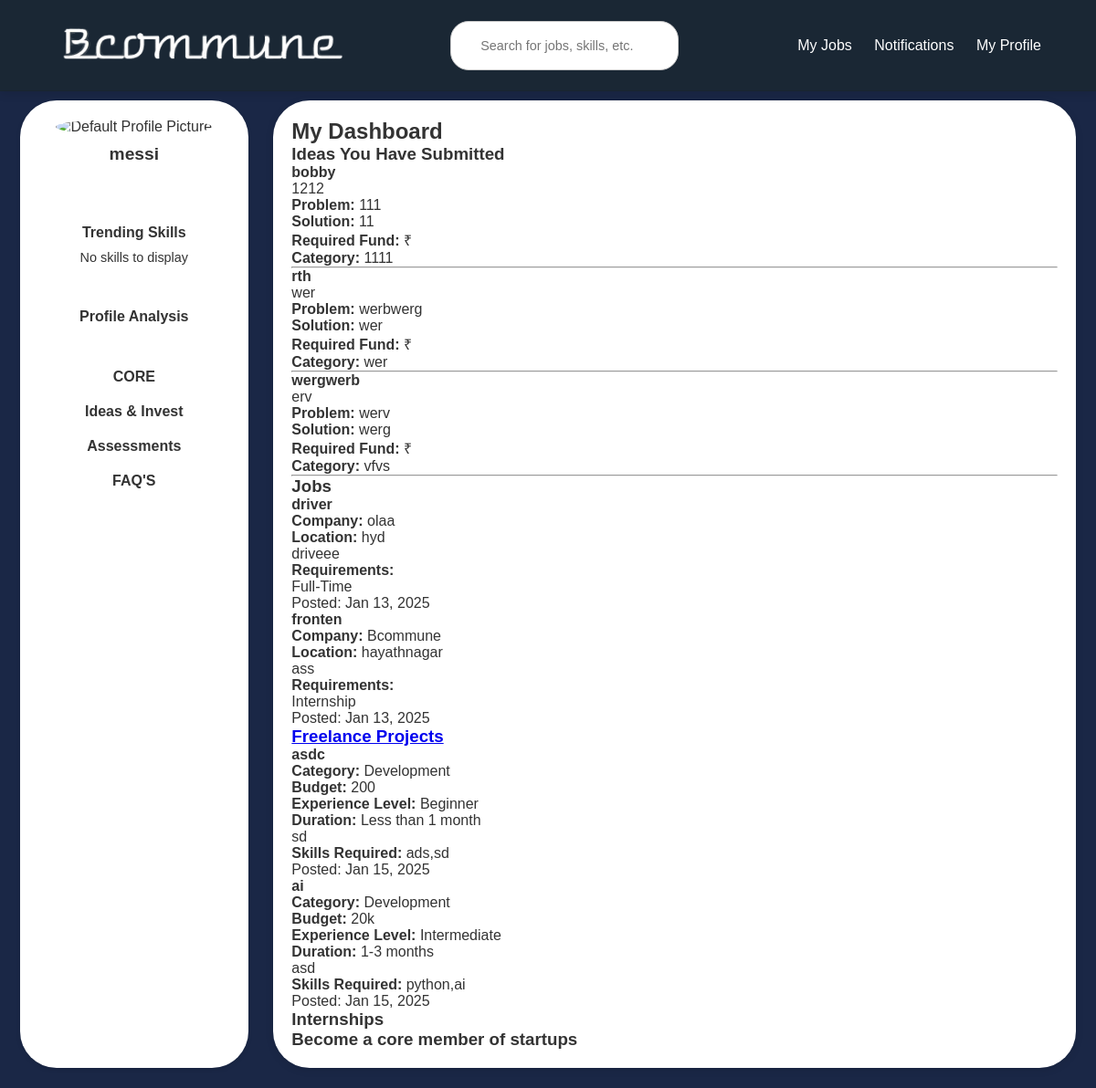
The page /individual/dashboard/ (signed in) on the database its author committed.
### users/models.py (models this page shows, shortened)
class CustomUser(AbstractUser):
    USER_TYPE_CHOICES = (
        ('individual', 'Individual'),
        ('company', 'Company'),
    )
    user_type = models.CharField(max_length=10, choices=USER_TYPE_CHOICES, default='company')
    company_name = models.CharField(max_length=255, null=True, blank=True)
    company_website = models.URLField(max_length=200, null=True, blank=True)
    industry = models.CharField(max_length=100, null=True, blank=True)
    company_size = models.CharField(max_length=20, null=True, blank=True)
    company_type = models.CharField(max_length=255, null=True, blank=True)
    designation = models.CharField(max_length=255, null=True, blank=True)
    phone_number = models.CharField(max_length=15, null=True, blank=True)
    bcommune_profile = models.URLField(null=True, blank=True)
    profile_picture = models.ImageField(upload_to='profile_pics/', blank=True, null=True)
    about_company = models.TextField(null=True, blank=True)  # About the Company
    founding_year = models.PositiveIntegerField(null=True, blank=True)  # Establishment Year
    headquarters = models.CharField(max_length=255, null=True, blank=True)  # Headquarters Location
    branches = models.TextField(null=True, blank=True)
    business_registration_number = models.CharField(max_length=100, null=True, blank=True)
    legal_structure = models.CharField(
        max_length=50,
        choices=[
            ('LLP', 'LLP'),
            ('Pvt Ltd', 'Private Limited'),
            ('Partnership', 'Partnership'),
            ('Sole Proprietorship', 'Sole Proprietorship'),
            ('Others', 'Others'),
        ],
        null=True,
        blank=True
    )
    core_services = models.TextField(null=True, blank=True)
    social_media_links = models.JSONField(default=dict, blank=True)  # Example: {"facebook": "", "linkedin": "", "twitter": ""}
    portfolio = models.TextField(null=True, blank=True)

class Idea(models.Model):
    title = models.CharField(max_length=200)
    patent_number = models.CharField(max_length=100, blank=True, null=True)
    brief_description = models.TextField()
    application_number = models.CharField(max_length=100, blank=True, null=True)
    problem_statement = models.TextField()
    solution = models.TextField()
    visibility = models.CharField(max_length=10, choices=[('public', 'Public'), ('private', 'Private')])
    details = models.TextField(blank=True, null=True)
    fund = models.DecimalField(max_digits=10, decimal_places=2, blank=True, null=True)
    category = models.CharField(max_length=100)
    photo = models.ImageField(upload_to='idea_photos/', blank=True, null=True)
    video = models.FileField(upload_to='idea_videos/', blank=True, null=True)
    team_info = models.TextField(blank=True, null=True)
    created_at = models.DateTimeField(auto_now_add=True)

class Job(models.Model):
    title = models.CharField(max_length=200)
    company = models.CharField(max_length=200)
    company_user = models.ForeignKey(get_user_model(), on_delete=models.CASCADE)
    location = models.CharField(max_length=200)
    description = models.TextField()
    requirements = models.CharField(max_length=200)  # or TextField()
    salary = models.CharField(max_length=200, default="Not Specified")
    posted_date = models.DateTimeField(default=timezone.now)

class FreelanceProject(models.Model):
    CATEGORY_CHOICES = [
        ('Development', 'Development'),
        ('Design', 'Design'),
        ('Marketing', 'Marketing'),
        ('Writing', 'Writing'),
        ('Data Entry', 'Data Entry'),
        ('Other', 'Other'),
    ]
    EXPERIENCE_LEVEL_CHOICES = [
        ('Beginner', 'Beginner'),
        ('Intermediate', 'Intermediate'),
        ('Expert', 'Expert'),
    ]
    PAYMENT_TERMS_CHOICES = [
        ('Milestone-based', 'Milestone-based'),
        ('Hourly', 'Hourly'),
        ('Fixed-price', 'Fixed-price'),
    ]
    DURATION_CHOICES = [
        ('Less than 1 month', 'Less than 1 month'),
        ('1-3 months', '1-3 months'),
    ]
    title = models.CharField(max_length=200)
    category = models.CharField(max_length=50, choices=CATEGORY_CHOICES)
    description = models.TextField()
    skills_required = models.TextField()  # Store as comma-separated values
    duration = models.CharField(max_length=50, choices=DURATION_CHOICES)
    budget = models.CharField(max_length=50)
    payment_terms = models.CharField(max_length=50, choices=PAYMENT_TERMS_CHOICES)
    experience_level = models.CharField(max_length=50, choices=EXPERIENCE_LEVEL_CHOICES)
    location_preference = models.CharField(max_length=200, blank=True, null=True)
    language_requirements = models.CharField(max_length=200, blank=True, null=True)
    attachments = models.FileField(upload_to='attachments/', blank=True, null=True)
    company_name = models.CharField(max_length=200)
    company_description = models.TextField()
    point_of_contact_name = models.CharField(max_length=100)
    point_of_contact_email = models.EmailField()
    point_of_contact_phone = models.CharField(max_length=15)
    user = models.ForeignKey(settings.AUTH_USER_MODEL, on_delete=models.CASCADE)
    created_at = models.DateTimeField(auto_now_add=True)

### users/views.py (the view)
# urls.py: path('individual/dashboard/', views.individual_dashboard, name='individual_dashboard'),
@login_required
def individual_dashboard(request):
    if request.user.user_type != 'individual':
        return redirect('individual_login')
    ideas = Idea.objects.all()
    jobs = Job.objects.all().order_by('-posted_date')
    freelance_projects = FreelanceProject.objects.all().order_by('-created_at')[:3]
    return render(
        request,
        'individual_dashboard.html',
        {
            'ideas': ideas,
            'jobs': jobs,
            'freelance_projects': freelance_projects,
        }
    )

### users/templates/individual_dashboard.html (shortened to what this page needs)
{% load static %}
<!DOCTYPE html>
<html lang="en">
<head>
    <link rel="stylesheet" href="{% static 'css/common.css'%}">
</head>
<body>
    {% include 'header1.html' %}
    <div class="main-container">
        {% include 'sidebar.html' %}
        <div class="content">
            <h2>My Dashboard</h2>
            <section id="ideas">
                <h3>Ideas You Have Submitted</h3>
                <div class="cards-container">
                    {% for idea in ideas %}
                        <div class="card">
                            <h4>{{ idea.title }}</h4>
                            <p>{{ idea.brief_description }}</p>
                            <p><strong>Problem:</strong> {{ idea.problem_statement }}</p>
                            <p><strong>Solution:</strong> {{ idea.solution }}</p>
                            <p><strong>Required Fund:</strong> ₹{{ idea.fund_required }}</p>
                            <p><strong>Category:</strong> {{ idea.category }}</p>
                            <hr>
                        </div>
                    {% empty %}
                        <p>No ideas submitted yet.</p>
                    {% endfor %}
                </div>
            </section>
            <section id="jobs">
                <h3>Jobs</h3>
                <div class="cards-container">
                    {% for job in jobs %}
                        <div class="card">
                            <h4>{{ job.title }}</h4>
                            <p><strong>Company:</strong> {{ job.company }}</p>
                            <p><strong>Location:</strong> {{ job.location }}</p>
                            <p>{{ job.description }}</p>
                            <p><strong>Requirements:</strong></p>
                            <p>{{ job.requirements }}</p>
                            <p class="posted-date">Posted: {{ job.posted_date|date:"M d, Y" }}</p>
                        </div>
                    {% empty %}
                        <p>No jobs available at the moment.</p>
                    {% endfor %}
                </div>
            </section>
            <section id="freelance-projects">
                <a href="{% url 'all_freelance_projects' %}"><h3>Freelance Projects</h3></a>
                <div class="cards-container">
                    {% for project in freelance_projects %}
                        <div class="card" onclick="window.location.href='{% url 'all_freelance_projects' %}?project_id={{ project.id }}';" style="cursor: pointer;">
                            <h4>{{ project.title }}</h4>
                            <p><strong>Category:</strong> {{ project.category }}</p>
                            <p><strong>Budget:</strong> {{ project.budget }}</p>
                            <p><strong>Experience Level:</strong> {{ project.experience_level }}</p>
                            <p><strong>Duration:</strong> {{ project.duration }}</p>
                            <p>{{ project.description|truncatewords:20 }}</p>
                            <p><strong>Skills Required:</strong> {{ project.skills_required }}</p>
                            <p class="posted-date">Posted: {{ project.created_at|date:"M d, Y" }}</p>
                        </div>
                    {% empty %}
                        <p>No freelance projects available at the moment.</p>
                    {% endfor %}
                </div>
            </section>
            <section id="internships">
                <h3>Internships</h3>
            </section>
            <section id="startups">
                <h3>Become a core member of startups</h3>
            </section>
        </div>
    </div>
</body>
</html>

### users/templates/sidebar.html
{% load static %}
<div class="sidebar">
    <div class="profile-section">
        {% if user.profile_picture %}
        <img src="{{ user.profile_picture.url }}" alt="User Photo" class="profile-pic">
        {% else %}
        <img src="{% static 'images/default-profile.png' %}" alt="Default Profile Picture" class="profile-pic">
        {% endif %}
        <h2>{{ user.get_full_name }}</h2>
    </div>
    <br><br>
    <h4>Trending Skills</h4>
    <ul>
        {% for skill in user.trending_skills.all %}
        <li>#{{ skill }}</li>
        {% empty %}
        <li>No skills to display</li>
        {% endfor %}
    </ul>
    <br>
    <h4>
        <a href="profileanalysis.html" style="text-decoration: none; color: inherit;">Profile Analysis</a>
    </h4>
    <br>
    <h4>
        <a href="core.html" style="text-decoration: none; color: inherit;">CORE</a>
    </h4>
    <h4>
        <a href="{% url 'ideasandinvest' %}" style="text-decoration: none; color: inherit;">Ideas & Invest</a>
    </h4>
    <h4>
        <a href="assessment.html" style="text-decoration: none; color: inherit;">Assessments</a>
    </h4>
    <h4>
        <a href="{% url 'faq' %}" style="text-decoration: none; color: inherit;">FAQ'S</a>
    </h4>
</div>

### static/css/common.css (style rules this page uses)
* { margin: 0; padding: 0; box-sizing: border-box; font-family: Arial, sans-serif; }
body { background-color: #1a2734; color: #333; font-family: Arial, sans-serif; min-height: 100vh; display: flex; flex-direction: column; margin: 0; }
.sidebar { background-color: white; padding: 20px; width: 250px; min-height: calc(100vh - 30px); margin-right: 0.2cm; border-radius: 40px; text-align: center; box-shadow: 0 2px 5px rgba(0, 0, 0, 0.1); flex-shrink: 0; margin-left: 1%; margin-bottom: 1%; }
.profile-pic { width: 190px; height: 200px; border-radius: 50%; margin-bottom: 10px; object-fit: cover; }
.sidebar h2 { font-size: 1.2rem; margin-bottom: 10px; }
.sidebar h4 { margin: 20px 0 10px; font-size: 1rem; }
.sidebar ul { list-style: none; padding: 0; }
.sidebar ul li { margin: 10px 0; font-size: 0.9rem; cursor: pointer; }
.main-container { display: flex; flex-wrap: wrap; justify-content: space-between; padding: 10px; background-color: #1a2746; margin-top: 100px; gap: 20px; }
.content { flex: 1; padding: 20px; background-color: white; border-radius: 40px; box-shadow: 0 2px 10px rgba(0, 0, 0, 0.1); margin-bottom: 1%; margin-right: 1%; }

### users/templates/individual_dashboard.html (style rules this page uses)
.card { transition: transform 0.2s ease, box-shadow 0.2s ease; }

### rows shown on the page
CustomUser: get_full_name "messi"
Idea: title "bobby", brief_description "1212", problem_statement "111", solution "11", category "1111"
Idea: title "rth", brief_description "wer", problem_statement "werbwerg", solution "wer", category "wer"
Idea: title "wergwerb", brief_description "erv", problem_statement "werv", solution "werg", category "vfvs"
Job: title "driver", company "olaa", location "hyd", description "driveee", requirements "Full-Time", posted_date "Jan 13, 2025"
Job: title "fronten", company "Bcommune", location "hayathnagar", description "ass", requirements "Internship", posted_date "Jan 13, 2025"
FreelanceProject: title "asdc", category "Development", budget "200", experience_level "Beginner", duration "Less than 1 month", description "sd", skills_required "ads,sd", created_at "Jan 15, 2025"
FreelanceProject: title "ai", category "Development", budget "20k", experience_level "Intermediate", duration "1-3 months", description "asd", skills_required "python,ai", created_at "Jan 15, 2025"
